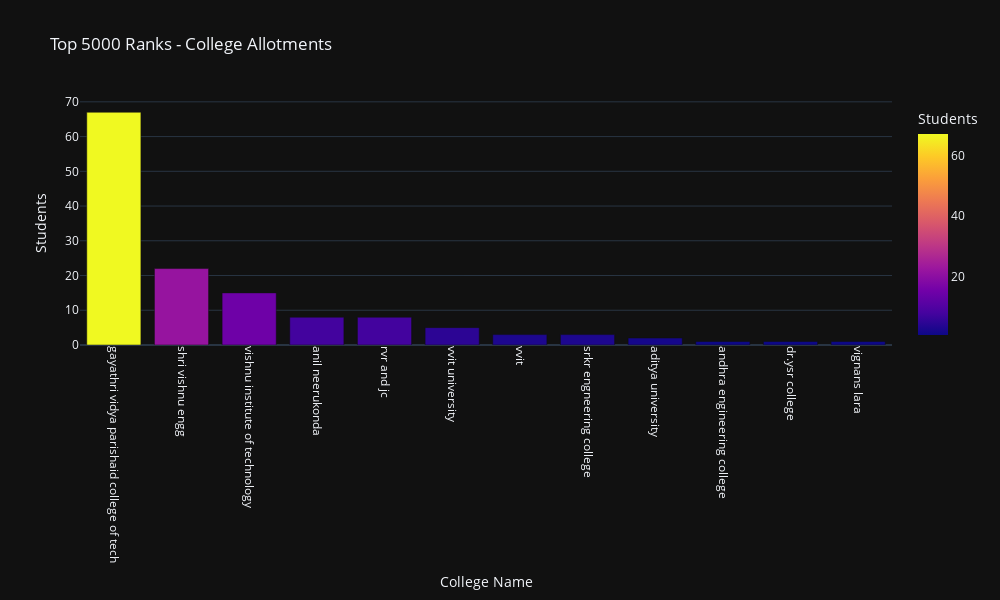

The notebook cell saved with this chart:
### Code cell
import plotly.express as px
import pandas as pd

# Assuming df1 is already cleaned and filtered for top 5000 ranks:
top = df1[df1["Rank"].astype(int) <= 5000]

# Count of students per college
college_counts = top["clg_name"].value_counts().reset_index()
college_counts.columns = ["College", "Number of Students"]

# Plotly Bar Chart
fig = px.bar(
    college_counts,
    x="College",
    y="Number of Students",
    title="Top 5000 Ranks - College Allotments",
    hover_data=["College", "Number of Students"],
    labels={"College": "College Name", "Number of Students": "Students"},
    color="Number of Students"
)

fig.update_layout(
    xaxis_tickangle=90,
    height=600,
    width=1000,
    template="plotly_dark"
)

fig.show()

### Figure 1 — Plotly figure (JSON) as saved in the notebook; plotly's stock layout.template omitted (floating-point values rounded to 4 significant figures)
{"data": [{"hovertemplate": "College Name=%{x}<br>Students=%{marker.color}<extra></extra>", "legendgroup": "", "marker": {"color": [67, 22, 15, 8, 8, 5, 3, 3, 2, 1, 1, 1], "coloraxis": "coloraxis", "pattern": {"shape": ""}}, "name": "", "orientation": "v", "showlegend": false, "textposition": "auto", "type": "bar", "x": ["gayathri vidya parishaid college of tech", "shri vishnu engg", "vishnu institute of technology", "anil neerukonda", "rvr and jc", "vvit university", "vvit", "srkr engneering college", "aditya university", "andhra engineering college", "dr.ysr college", "vignans lara"], "xaxis": "x", "y": [67, 22, 15, 8, 8, 5, 3, 3, 2, 1, 1, 1], "yaxis": "y"}], "layout": {"barmode": "relative", "coloraxis": {"colorbar": {"title": {"text": "Students"}}, "colorscale": [[0, "#0d0887"], [0.1111, "#46039f"], [0.2222, "#7201a8"], [0.3333, "#9c179e"], [0.4444, "#bd3786"], [0.5556, "#d8576b"], [0.6667, "#ed7953"], [0.7778, "#fb9f3a"], [0.8889, "#fdca26"], [1, "#f0f921"]]}, "height": 600, "legend": {"tracegroupgap": 0}, "title": {"text": "Top 5000 Ranks - College Allotments"}, "width": 1000, "xaxis": {"anchor": "y", "domain": [0, 1], "tickangle": 90, "title": {"text": "College Name"}}, "yaxis": {"anchor": "x", "domain": [0, 1], "title": {"text": "Students"}}}}
